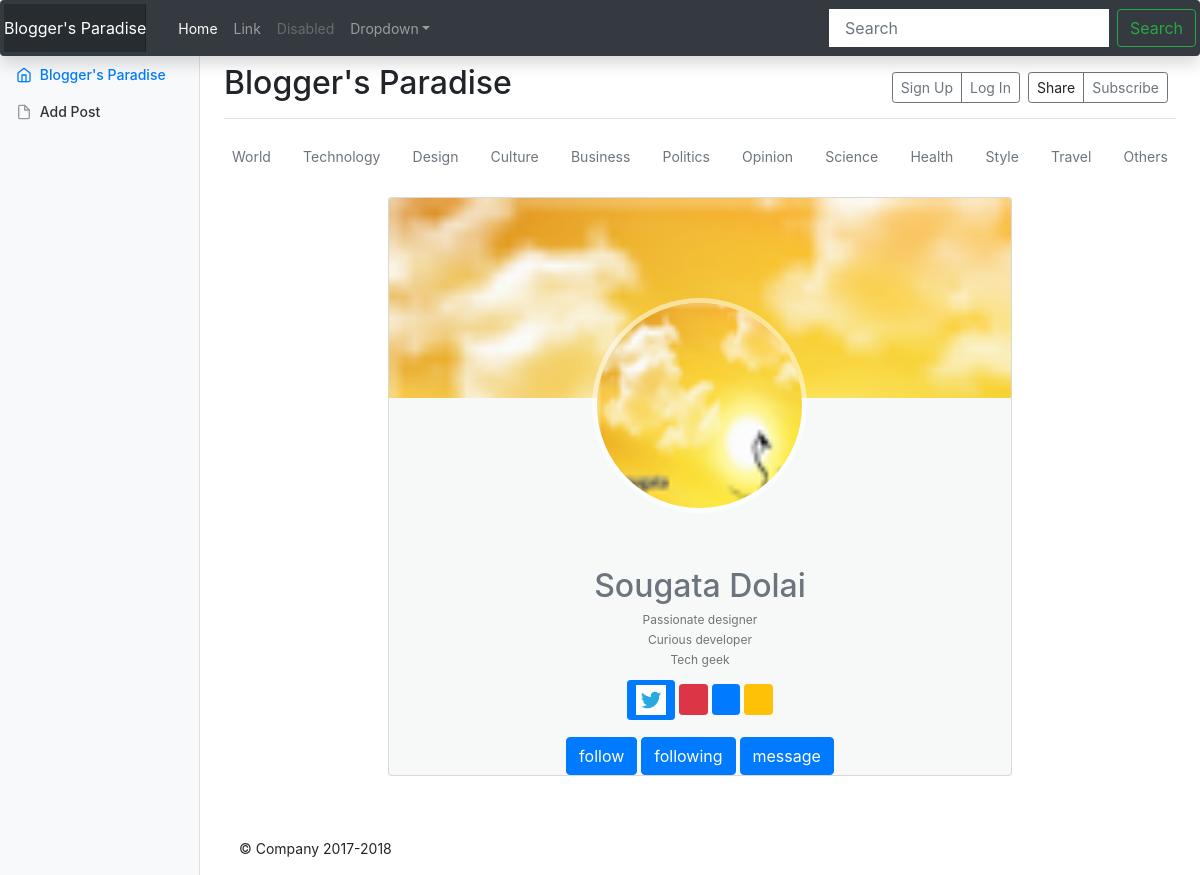
The page /sanu/profile/ on the database its author committed.
### users/models.py (models this page shows, shortened)
class Profile(models.Model):
    user = models.OneToOneField(User, on_delete = models.CASCADE)
    image = models.ImageField(default='default.jpg', upload_to='profile_pics')
    first_name = models.CharField(max_length=50,blank=True,null=True)
    last_name = models.CharField(max_length=50,blank=True,null=True)
    about = models.TextField(blank=True,null=True)
    email = models.EmailField(blank = True,null = True)
    school = models.CharField(max_length=70,blank=True,null=True)
    college = models.CharField(max_length=70,blank=True,null=True)
    work = models.CharField(max_length=70,blank=True,null=True)
    skills = models.CharField(max_length=70,blank=True,null=True)
    current_city = models.CharField(max_length=70,blank=True,null=True)
    website = models.URLField(blank=True,null=True)
    birth_day = models.DateField(blank=True,null=True)
    otp = models.IntegerField(blank=True,null=True)
    GENDER_CHOICES = (
        ('Male','Male'),
        ('Female','Female'),
        ('Others','Others'),
    )
    gender = models.CharField(max_length=6,choices=GENDER_CHOICES,blank=True,null=True)

### users/views.py (the view)
# urls.py: path('<username>/profile/',user_views.user_profile,name='user-profile'),
def user_profile(request,username):
    user = get_object_or_404(User,username=(username))
    prof = user.profile
    return render(request,'users/user_profile1.html',{'prof':prof})

### users/templates/users/user_profile1.html (shortened to what this page needs)
{% extends 'blogs/base.html' %}
{% load static %}
{% block content %}
<div class="">
	<div class="row">
		<div class="col-sm-2">
		</div>
		<div class="col-12 col-sm-6 col-lg-8">
            <div class="card hovercard">
                <div class="avatar">
                    <img alt="" src="{{ prof.image.url }}">
                </div>
                <div class="info">
                    <div class="title">
											<p class="mb-1 text-muted h2">
											{% if prof.first_name %}
												{{ prof.first_name }}
											{% endif %}
											{% if prof.last_name %}
												{{ prof.last_name }}
											{% endif %}
											</p>
                    </div>
                    <div class="desc">Passionate designer</div>
                    <div class="desc">Curious developer</div>
                    <div class="desc">Tech geek</div>
                </div>
                <div class="bottom">
                    <a class="btn btn-primary btn-twitter btn-sm" href="https://twitter.com/webmaniac">
                        <img height=30 width = 30 src="/media/twitter.png" alt="">
                    </a>
                    <a class="btn btn-danger btn-sm" rel="publisher" href="https://plus.google.com/+ahmshahnuralam">
                        <i class="fa fa-google-plus"></i>
                    </a>
                    <a class="btn btn-primary btn-sm" rel="publisher"
                       href="https://plus.google.com/shahnuralam">
                        <i class="fa fa-facebook"></i>
                    </a>
                    <a class="btn btn-warning btn-sm" rel="publisher" href="https://plus.google.com/shahnuralam">
                        <i class="fa fa-behance"></i>
                    </a>
                </div>
								<div class="">
									<a href="#" class="btn btn-primary">follow</a>
									<a href="#" class="btn btn-primary">following</a>
									{% if user != prof.user %}
									<a href="{% url 'chat:send-msg' prof.user %}" class="btn btn-primary">message</a>
									{% endif %}
								</div>
            </div>
        </div>
	</div>
</div>
{% endblock %}

### blogs/static/style.css (style rules this page uses)
.card { padding-top: 20px; margin: 10px 0 20px 0; background-color: rgba(214, 224, 226, 0.2); border-top-width: 0; border-bottom-width: 2px; -webkit-border-radius: 3px; -moz-border-radius: 3px; border-radius: 3px; -webkit-box-shadow: none; -moz-box-shadow: none; box-shadow: none; -webkit-box-sizing: border-box; -moz-box-sizing: border-box; box-sizing: border-box; }
.card.hovercard { position: relative; padding-top: 0; overflow: hidden; text-align: center; background-color: rgba(214, 224, 226, 0.2); }
.card.hovercard .avatar { position: relative; size: 50%; top: -100px; margin-bottom: -50px; }
.card.hovercard .avatar img { width: 215px; height: 215px; max-width: 215px; max-height: 215px; -webkit-border-radius: 50%; -moz-border-radius: 50%; border-radius: 50%; border: 5px solid rgba(255,255,255,0.5); }
.card.hovercard .info { padding: 4px 8px 10px; }
.card.hovercard .info .title { margin-bottom: 4px; font-size: 24px; line-height: 1; color: #262626; vertical-align: middle; }
.card.hovercard .info .desc { overflow: hidden; font-size: 12px; line-height: 20px; color: #737373; text-overflow: ellipsis; }
.card.hovercard .bottom { padding: 0 20px; margin-bottom: 17px; }

### blogs/static/blogs/dash_board_template_data/dashboard.css (style rules this page uses)
body { font-size: .875rem; }

### rows shown on the page
Profile: image (picture), first_name "Sougata", last_name "Dolai"
